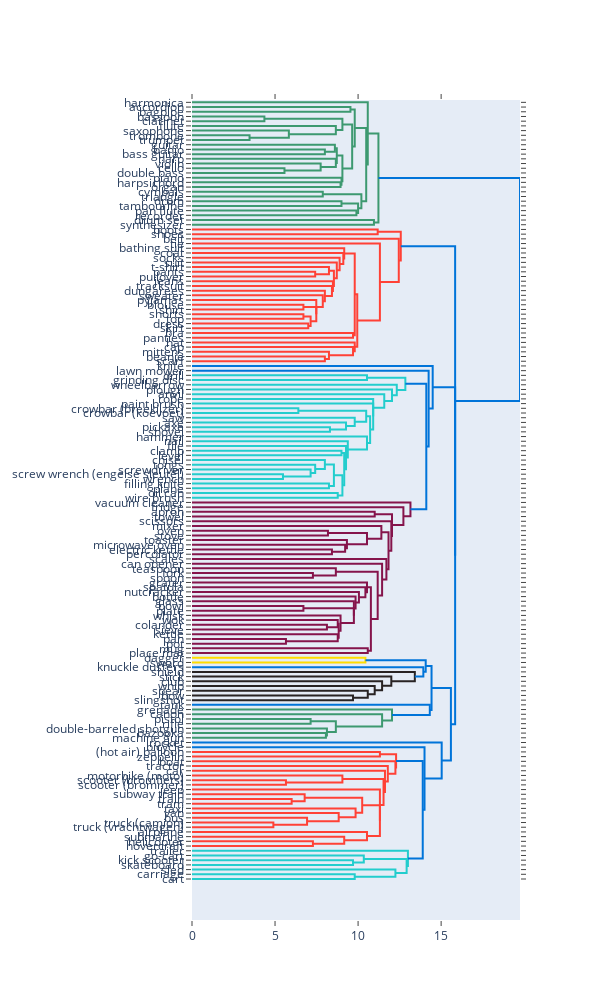

The notebook cell saved with this chart:
### Markdown cell above
## Single linkage

### Code cell
fig = ff.create_dendrogram(train_X, orientation='left', labels=train_X.index, linkagefun=lambda x: linkage(train_X, 'single'))
fig.update_layout(width=600, height=1000)
fig.show()

### Figure 1 — Plotly figure (JSON) as saved in the notebook; plotly's stock layout.template omitted (floating-point values rounded to 4 significant figures; data arrays with more than 128 entries replaced by an {"elided": "..."} marker saying what was removed)
{"data": [{"hoverinfo": "text", "marker": {"color": "rgb(61,153,112)"}, "mode": "lines", "type": "scatter", "x": [0, 9.539, 9.539, 0], "xaxis": "x", "y": [-15, -15, -25, -25], "yaxis": "y"}, {"hoverinfo": "text", "marker": {"color": "rgb(61,153,112)"}, "mode": "lines", "type": "scatter", "x": [0, 4.359, 4.359, 0], "xaxis": "x", "y": [-35, -35, -45, -45], "yaxis": "y"}, {"hoverinfo": "text", "marker": {"color": "rgb(61,153,112)"}, "mode": "lines", "type": "scatter", "x": [0, 3.464, 3.464, 0], "xaxis": "x", "y": [-75, -75, -85, -85], "yaxis": "y"}, {"hoverinfo": "text", "marker": {"color": "rgb(61,153,112)"}, "mode": "lines", "type": "scatter", "x": [0, 5.831, 5.831, 3.464], "xaxis": "x", "y": [-65, -65, -80, -80], "yaxis": "y"}, {"hoverinfo": "text", "marker": {"color": "rgb(61,153,112)"}, "mode": "lines", "type": "scatter", "x": [0, 8.66, 8.66, 5.831], "xaxis": "x", "y": [-55, -55, -72.5, -72.5], "yaxis": "y"}, {"hoverinfo": "text", "marker": {"color": "rgb(61,153,112)"}, "mode": "lines", "type": "scatter", "x": [4.359, 9.055, 9.055, 8.66], "xaxis": "x", "y": [-40, -40, -63.75, -63.75], "yaxis": "y"}, {"hoverinfo": "text", "marker": {"color": "rgb(61,153,112)"}, "mode": "lines", "type": "scatter", "x": [0, 8, 8, 0], "xaxis": "x", "y": [-105, -105, -115, -115], "yaxis": "y"}, {"hoverinfo": "text", "marker": {"color": "rgb(61,153,112)"}, "mode": "lines", "type": "scatter", "x": [0, 8.602, 8.602, 8], "xaxis": "x", "y": [-95, -95, -110, -110], "yaxis": "y"}, {"hoverinfo": "text", "marker": {"color": "rgb(61,153,112)"}, "mode": "lines", "type": "scatter", "x": [0, 5.568, 5.568, 0], "xaxis": "x", "y": [-145, -145, -155, -155], "yaxis": "y"}, {"hoverinfo": "text", "marker": {"color": "rgb(61,153,112)"}, "mode": "lines", "type": "scatter", "x": [0, 7.746, 7.746, 5.568], "xaxis": "x", "y": [-135, -135, -150, -150], "yaxis": "y"}, {"hoverinfo": "text", "marker": {"color": "rgb(61,153,112)"}, "mode": "lines", "type": "scatter", "x": [0, 8.66, 8.66, 7.746], "xaxis": "x", "y": [-125, -125, -142.5, -142.5], "yaxis": "y"}, {"hoverinfo": "text", "marker": {"color": "rgb(61,153,112)"}, "mode": "lines", "type": "scatter", "x": [8.602, 8.718, 8.718, 8.66], "xaxis": "x", "y": [-102.5, -102.5, -133.8, -133.8], "yaxis": "y"}, {"hoverinfo": "text", "marker": {"color": "rgb(61,153,112)"}, "mode": "lines", "type": "scatter", "x": [0, 8.944, 8.944, 0], "xaxis": "x", "y": [-175, -175, -185, -185], "yaxis": "y"}, {"hoverinfo": "text", "marker": {"color": "rgb(61,153,112)"}, "mode": "lines", "type": "scatter", "x": [0, 9, 9, 8.944], "xaxis": "x", "y": [-165, -165, -180, -180], "yaxis": "y"}, {"hoverinfo": "text", "marker": {"color": "rgb(61,153,112)"}, "mode": "lines", "type": "scatter", "x": [8.718, 9.055, 9.055, 9], "xaxis": "x", "y": [-118.1, -118.1, -172.5, -172.5], "yaxis": "y"}, {"hoverinfo": "text", "marker": {"color": "rgb(61,153,112)"}, "mode": "lines", "type": "scatter", "x": [9.055, 9.644, 9.644, 9.055], "xaxis": "x", "y": [-51.88, -51.88, -145.3, -145.3], "yaxis": "y"}, {"hoverinfo": "text", "marker": {"color": "rgb(61,153,112)"}, "mode": "lines", "type": "scatter", "x": [9.539, 9.798, 9.798, 9.644], "xaxis": "x", "y": [-20, -20, -98.59, -98.59], "yaxis": "y"}, {"hoverinfo": "text", "marker": {"color": "rgb(61,153,112)"}, "mode": "lines", "type": "scatter", "x": [0, 7.874, 7.874, 0], "xaxis": "x", "y": [-195, -195, -205, -205], "yaxis": "y"}, {"hoverinfo": "text", "marker": {"color": "rgb(61,153,112)"}, "mode": "lines", "type": "scatter", "x": [0, 9, 9, 0], "xaxis": "x", "y": [-215, -215, -225, -225], "yaxis": "y"}, {"hoverinfo": "text", "marker": {"color": "rgb(61,153,112)"}, "mode": "lines", "type": "scatter", "x": [0, 9.899, 9.899, 0], "xaxis": "x", "y": [-235, -235, -245, -245], "yaxis": "y"}, {"hoverinfo": "text", "marker": {"color": "rgb(61,153,112)"}, "mode": "lines", "type": "scatter", "x": [9, 10, 10, 9.899], "xaxis": "x", "y": [-220, -220, -240, -240], "yaxis": "y"}, {"hoverinfo": "text", "marker": {"color": "rgb(61,153,112)"}, "mode": "lines", "type": "scatter", "x": [7.874, 10.2, 10.2, 10], "xaxis": "x", "y": [-200, -200, -230, -230], "yaxis": "y"}, {"hoverinfo": "text", "marker": {"color": "rgb(61,153,112)"}, "mode": "lines", "type": "scatter", "x": [9.798, 10.49, 10.49, 10.2], "xaxis": "x", "y": [-59.3, -59.3, -215, -215], "yaxis": "y"}, {"hoverinfo": "text", "marker": {"color": "rgb(61,153,112)"}, "mode": "lines", "type": "scatter", "x": [0, 10.58, 10.58, 10.49], "xaxis": "x", "y": [-5, -5, -137.1, -137.1], "yaxis": "y"}, {"hoverinfo": "text", "marker": {"color": "rgb(61,153,112)"}, "mode": "lines", "type": "scatter", "x": [0, 10.95, 10.95, 0], "xaxis": "x", "y": [-255, -255, -265, -265], "yaxis": "y"}, {"hoverinfo": "text", "marker": {"color": "rgb(61,153,112)"}, "mode": "lines", "type": "scatter", "x": [10.58, 11.22, 11.22, 10.95], "xaxis": "x", "y": [-71.07, -71.07, -260, -260], "yaxis": "y"}, {"hoverinfo": "text", "marker": {"color": "rgb(255,65,54)"}, "mode": "lines", "type": "scatter", "x": [0, 11.18, 11.18, 0], "xaxis": "x", "y": [-275, -275, -285, -285], "yaxis": "y"}, {"hoverinfo": "text", "marker": {"color": "rgb(255,65,54)"}, "mode": "lines", "type": "scatter", "x": [0, 7.416, 7.416, 0], "xaxis": "x", "y": [-365, -365, -375, -375], "yaxis": "y"}, {"hoverinfo": "text", "marker": {"color": "rgb(255,65,54)"}, "mode": "lines", "type": "scatter", "x": [0, 8.246, 8.246, 7.416], "xaxis": "x", "y": [-355, -355, -370, -370], "yaxis": "y"}, {"hoverinfo": "text", "marker": {"color": "rgb(255,65,54)"}, "mode": "lines", "type": "scatter", "x": [0, 6.708, 6.708, 0], "xaxis": "x", "y": [-435, -435, -445, -445], "yaxis": "y"}, {"hoverinfo": "text", "marker": {"color": "rgb(255,65,54)"}, "mode": "lines", "type": "scatter", "x": [0, 6.708, 6.708, 0], "xaxis": "x", "y": [-455, -455, -465, -465], "yaxis": "y"}, {"hoverinfo": "text", "marker": {"color": "rgb(255,65,54)"}, "mode": "lines", "type": "scatter", "x": [0, 7, 7, 0], "xaxis": "x", "y": [-475, -475, -485, -485], "yaxis": "y"}, {"hoverinfo": "text", "marker": {"color": "rgb(255,65,54)"}, "mode": "lines", "type": "scatter", "x": [6.708, 7.141, 7.141, 7], "xaxis": "x", "y": [-460, -460, -480, -480], "yaxis": "y"}, {"hoverinfo": "text", "marker": {"color": "rgb(255,65,54)"}, "mode": "lines", "type": "scatter", "x": [6.708, 7.483, 7.483, 7.141], "xaxis": "x", "y": [-440, -440, -470, -470], "yaxis": "y"}, {"hoverinfo": "text", "marker": {"color": "rgb(255,65,54)"}, "mode": "lines", "type": "scatter", "x": [0, 7.483, 7.483, 7.483], "xaxis": "x", "y": [-425, -425, -455, -455], "yaxis": "y"}, {"hoverinfo": "text", "marker": {"color": "rgb(255,65,54)"}, "mode": "lines", "type": "scatter", "x": [0, 7.874, 7.874, 7.483], "xaxis": "x", "y": [-415, -415, -440, -440], "yaxis": "y"}, {"hoverinfo": "text", "marker": {"color": "rgb(255,65,54)"}, "mode": "lines", "type": "scatter", "x": [0, 8, 8, 7.874], "xaxis": "x", "y": [-405, -405, -427.5, -427.5], "yaxis": "y"}, {"hoverinfo": "text", "marker": {"color": "rgb(255,65,54)"}, "mode": "lines", "type": "scatter", "x": [0, 8.426, 8.426, 8], "xaxis": "x", "y": [-395, -395, -416.2, -416.2], "yaxis": "y"}, {"hoverinfo": "text", "marker": {"color": "rgb(255,65,54)"}, "mode": "lines", "type": "scatter", "x": [0, 8.485, 8.485, 8.426], "xaxis": "x", "y": [-385, -385, -405.6, -405.6], "yaxis": "y"}, {"hoverinfo": "text", "marker": {"color": "rgb(255,65,54)"}, "mode": "lines", "type": "scatter", "x": [8.246, 8.544, 8.544, 8.485], "xaxis": "x", "y": [-362.5, -362.5, -395.3, -395.3], "yaxis": "y"}, {"hoverinfo": "text", "marker": {"color": "rgb(255,65,54)"}, "mode": "lines", "type": "scatter", "x": [0, 8.718, 8.718, 8.544], "xaxis": "x", "y": [-345, -345, -378.9, -378.9], "yaxis": "y"}, {"hoverinfo": "text", "marker": {"color": "rgb(255,65,54)"}, "mode": "lines", "type": "scatter", "x": [0, 8.888, 8.888, 8.718], "xaxis": "x", "y": [-335, -335, -362.0, -362.0], "yaxis": "y"}, {"hoverinfo": "text", "marker": {"color": "rgb(255,65,54)"}, "mode": "lines", "type": "scatter", "x": [0, 9.11, 9.11, 8.888], "xaxis": "x", "y": [-325, -325, -348.5, -348.5], "yaxis": "y"}, {"hoverinfo": "text", "marker": {"color": "rgb(255,65,54)"}, "mode": "lines", "type": "scatter", "x": [0, 9.165, 9.165, 9.11], "xaxis": "x", "y": [-315, -315, -336.7, -336.7], "yaxis": "y"}, {"hoverinfo": "text", "marker": {"color": "rgb(255,65,54)"}, "mode": "lines", "type": "scatter", "x": [0, 9.695, 9.695, 0], "xaxis": "x", "y": [-495, -495, -505, -505], "yaxis": "y"}, {"hoverinfo": "text", "marker": {"color": "rgb(255,65,54)"}, "mode": "lines", "type": "scatter", "x": [9.165, 9.798, 9.798, 9.695], "xaxis": "x", "y": [-325.9, -325.9, -500, -500], "yaxis": "y"}, {"hoverinfo": "text", "marker": {"color": "rgb(255,65,54)"}, "mode": "lines", "type": "scatter", "x": [0, 8, 8, 0], "xaxis": "x", "y": [-545, -545, -555, -555], "yaxis": "y"}, {"hoverinfo": "text", "marker": {"color": "rgb(255,65,54)"}, "mode": "lines", "type": "scatter", "x": [0, 8.246, 8.246, 8], "xaxis": "x", "y": [-535, -535, -550, -550], "yaxis": "y"}, {"hoverinfo": "text", "marker": {"color": "rgb(255,65,54)"}, "mode": "lines", "type": "scatter", "x": [0, 9.695, 9.695, 8.246], "xaxis": "x", "y": [-525, -525, -542.5, -542.5], "yaxis": "y"}, {"hoverinfo": "text", "marker": {"color": "rgb(255,65,54)"}, "mode": "lines", "type": "scatter", "x": [0, 9.798, 9.798, 9.695], "xaxis": "x", "y": [-515, -515, -533.8, -533.8], "yaxis": "y"}, {"hoverinfo": "text", "marker": {"color": "rgb(255,65,54)"}, "mode": "lines", "type": "scatter", "x": [9.798, 9.95, 9.95, 9.798], "xaxis": "x", "y": [-412.9, -412.9, -524.4, -524.4], "yaxis": "y"}, {"hoverinfo": "text", "marker": {"color": "rgb(255,65,54)"}, "mode": "lines", "type": "scatter", "x": [0, 11.31, 11.31, 9.95], "xaxis": "x", "y": [-305, -305, -468.7, -468.7], "yaxis": "y"}, {"hoverinfo": "text", "marker": {"color": "rgb(255,65,54)"}, "mode": "lines", "type": "scatter", "x": [0, 12.45, 12.45, 11.31], "xaxis": "x", "y": [-295, -295, -386.8, -386.8], "yaxis": "y"}, {"hoverinfo": "text", "marker": {"color": "rgb(255,65,54)"}, "mode": "lines", "type": "scatter", "x": [11.18, 12.57, 12.57, 12.45], "xaxis": "x", "y": [-280, -280, -340.9, -340.9], "yaxis": "y"}, {"hoverinfo": "text", "marker": {"color": "rgb(35,205,205)"}, "mode": "lines", "type": "scatter", "x": [0, 10.54, 10.54, 0], "xaxis": "x", "y": [-585, -585, -595, -595], "yaxis": "y"}, {"hoverinfo": "text", "marker": {"color": "rgb(35,205,205)"}, "mode": "lines", "type": "scatter", "x": [0, 6.403, 6.403, 0], "xaxis": "x", "y": [-655, -655, -665, -665], "yaxis": "y"}, {"hoverinfo": "text", "marker": {"color": "rgb(35,205,205)"}, "mode": "lines", "type": "scatter", "x": [0, 8.307, 8.307, 0], "xaxis": "x", "y": [-695, -695, -705, -705], "yaxis": "y"}, {"hoverinfo": "text", "marker": {"color": "rgb(35,205,205)"}, "mode": "lines", "type": "scatter", "x": [0, 9.274, 9.274, 8.307], "xaxis": "x", "y": [-685, -685, -700, -700], "yaxis": "y"}, {"hoverinfo": "text", "marker": {"color": "rgb(35,205,205)"}, "mode": "lines", "type": "scatter", "x": [0, 9.798, 9.798, 9.274], "xaxis": "x", "y": [-675, -675, -692.5, -692.5], "yaxis": "y"}, {"hoverinfo": "text", "marker": {"color": "rgb(35,205,205)"}, "mode": "lines", "type": "scatter", "x": [6.403, 10.49, 10.49, 9.798], "xaxis": "x", "y": [-660, -660, -683.8, -683.8], "yaxis": "y"}, {"hoverinfo": "text", "marker": {"color": "rgb(35,205,205)"}, "mode": "lines", "type": "scatter", "x": [0, 9, 9, 0], "xaxis": "x", "y": [-745, -745, -755, -755], "yaxis": "y"}, {"hoverinfo": "text", "marker": {"color": "rgb(35,205,205)"}, "mode": "lines", "type": "scatter", "x": [0, 5.477, 5.477, 0], "xaxis": "x", "y": [-795, -795, -805, -805], "yaxis": "y"}, {"hoverinfo": "text", "marker": {"color": "rgb(35,205,205)"}, "mode": "lines", "type": "scatter", "x": [0, 7.141, 7.141, 5.477], "xaxis": "x", "y": [-785, -785, -800, -800], "yaxis": "y"}, {"hoverinfo": "text", "marker": {"color": "rgb(35,205,205)"}, "mode": "lines", "type": "scatter", "x": [0, 7.416, 7.416, 7.141], "xaxis": "x", "y": [-775, -775, -792.5, -792.5], "yaxis": "y"}, {"hoverinfo": "text", "marker": {"color": "rgb(35,205,205)"}, "mode": "lines", "type": "scatter", "x": [0, 8, 8, 7.416], "xaxis": "x", "y": [-765, -765, -783.8, -783.8], "yaxis": "y"}, {"hoverinfo": "text", "marker": {"color": "rgb(35,205,205)"}, "mode": "lines", "type": "scatter", "x": [0, 8.246, 8.246, 0], "xaxis": "x", "y": [-815, -815, -825, -825], "yaxis": "y"}, {"hoverinfo": "text", "marker": {"color": "rgb(35,205,205)"}, "mode": "lines", "type": "scatter", "x": [8, 8.544, 8.544, 8.246], "xaxis": "x", "y": [-774.4, -774.4, -820, -820], "yaxis": "y"}, {"hoverinfo": "text", "marker": {"color": "rgb(35,205,205)"}, "mode": "lines", "type": "scatter", "x": [0, 8.775, 8.775, 0], "xaxis": "x", "y": [-835, -835, -845, -845], "yaxis": "y"}, {"hoverinfo": "text", "marker": {"color": "rgb(35,205,205)"}, "mode": "lines", "type": "scatter", "x": [8.544, 9.055, 9.055, 8.775], "xaxis": "x", "y": [-797.2, -797.2, -840, -840], "yaxis": "y"}, {"hoverinfo": "text", "marker": {"color": "rgb(35,205,205)"}, "mode": "lines", "type": "scatter", "x": [9, 9.165, 9.165, 9.055], "xaxis": "x", "y": [-750, -750, -818.6, -818.6], "yaxis": "y"}, {"hoverinfo": "text", "marker": {"color": "rgb(35,205,205)"}, "mode": "lines", "type": "scatter", "x": [0, 9.274, 9.274, 9.165], "xaxis": "x", "y": [-735, -735, -784.3, -784.3], "yaxis": "y"}, {"hoverinfo": "text", "marker": {"color": "rgb(35,205,205)"}, "mode": "lines", "type": "scatter", "x": [0, 9.381, 9.381, 9.274], "xaxis": "x", "y": [-725, -725, -759.6, -759.6], "yaxis": "y"}, {"hoverinfo": "text", "marker": {"color": "rgb(35,205,205)"}, "mode": "lines", "type": "scatter", "x": [0, 10.54, 10.54, 9.381], "xaxis": "x", "y": [-715, -715, -742.3, -742.3], "yaxis": "y"}, {"hoverinfo": "text", "marker": {"color": "rgb(35,205,205)"}, "mode": "lines", "type": "scatter", "x": [10.49, 10.72, 10.72, 10.54], "xaxis": "x", "y": [-671.9, -671.9, -728.7, -728.7], "yaxis": "y"}, {"hoverinfo": "text", "marker": {"color": "rgb(35,205,205)"}, "mode": "lines", "type": "scatter", "x": [0, 10.91, 10.91, 10.72], "xaxis": "x", "y": [-645, -645, -700.3, -700.3], "yaxis": "y"}, {"hoverinfo": "text", "marker": {"color": "rgb(35,205,205)"}, "mode": "lines", "type": "scatter", "x": [0, 10.91, 10.91, 10.91], "xaxis": "x", "y": [-635, -635, -672.6, -672.6], "yaxis": "y"}, {"hoverinfo": "text", "marker": {"color": "rgb(35,205,205)"}, "mode": "lines", "type": "scatter", "x": [0, 11.58, 11.58, 10.91], "xaxis": "x", "y": [-625, -625, -653.8, -653.8], "yaxis": "y"}, {"hoverinfo": "text", "marker": {"color": "rgb(35,205,205)"}, "mode": "lines", "type": "scatter", "x": [0, 12.04, 12.04, 11.58], "xaxis": "x", "y": [-615, -615, -639.4, -639.4], "yaxis": "y"}, {"hoverinfo": "text", "marker": {"color": "rgb(35,205,205)"}, "mode": "lines", "type": "scatter", "x": [0, 12.33, 12.33, 12.04], "xaxis": "x", "y": [-605, -605, -627.2, -627.2], "yaxis": "y"}, {"hoverinfo": "text", "marker": {"color": "rgb(35,205,205)"}, "mode": "lines", "type": "scatter", "x": [10.54, 12.85, 12.85, 12.33], "xaxis": "x", "y": [-590, -590, -616.1, -616.1], "yaxis": "y"}, {"hoverinfo": "text", "marker": {"color": "rgb(133,20,75)"}, "mode": "lines", "type": "scatter", "x": [0, 11, 11, 0], "xaxis": "x", "y": [-875, -875, -885, -885], "yaxis": "y"}, {"hoverinfo": "text", "marker": {"color": "rgb(133,20,75)"}, "mode": "lines", "type": "scatter", "x": [0, 8.185, 8.185, 0], "xaxis": "x", "y": [-915, -915, -925, -925], "yaxis": "y"}, {"hoverinfo": "text", "marker": {"color": "rgb(133,20,75)"}, "mode": "lines", "type": "scatter", "x": [0, 8.426, 8.426, 0], "xaxis": "x", "y": [-955, -955, -965, -965], "yaxis": "y"}, {"hoverinfo": "text", "marker": {"color": "rgb(133,20,75)"}, "mode": "lines", "type": "scatter", "x": [0, 9.22, 9.22, 8.426], "xaxis": "x", "y": [-945, -945, -960, -960], "yaxis": "y"}, {"hoverinfo": "text", "marker": {"color": "rgb(133,20,75)"}, "mode": "lines", "type": "scatter", "x": [0, 9.327, 9.327, 9.22], "xaxis": "x", "y": [-935, -935, -952.5, -952.5], "yaxis": "y"}, {"hoverinfo": "text", "marker": {"color": "rgb(133,20,75)"}, "mode": "lines", "type": "scatter", "x": [8.185, 10.54, 10.54, 9.327], "xaxis": "x", "y": [-920, -920, -943.8, -943.8], "yaxis": "y"}, {"hoverinfo": "text", "marker": {"color": "rgb(133,20,75)"}, "mode": "lines", "type": "scatter", "x": [0, 11.4, 11.4, 10.54], "xaxis": "x", "y": [-905, -905, -931.9, -931.9], "yaxis": "y"}, {"hoverinfo": "text", "marker": {"color": "rgb(133,20,75)"}, "mode": "lines", "type": "scatter", "x": [0, 7.28, 7.28, 0], "xaxis": "x", "y": [-1005, -1005, -1015, -1015], "yaxis": "y"}, {"hoverinfo": "text", "marker": {"color": "rgb(133,20,75)"}, "mode": "lines", "type": "scatter", "x": [0, 8.66, 8.66, 7.28], "xaxis": "x", "y": [-995, -995, -1010, -1010], "yaxis": "y"}, {"hoverinfo": "text", "marker": {"color": "rgb(133,20,75)"}, "mode": "lines", "type": "scatter", "x": [0, 6.708, 6.708, 0], "xaxis": "x", "y": [-1075, -1075, -1085, -1085], "yaxis": "y"}, {"hoverinfo": "text", "marker": {"color": "rgb(133,20,75)"}, "mode": "lines", "type": "scatter", "x": [0, 8.124, 8.124, 0], "xaxis": "x", "y": [-1115, -1115, -1125, -1125], "yaxis": "y"}, {"hoverinfo": "text", "marker": {"color": "rgb(133,20,75)"}, "mode": "lines", "type": "scatter", "x": [0, 8.775, 8.775, 8.124], "xaxis": "x", "y": [-1105, -1105, -1120, -1120], "yaxis": "y"}, {"hoverinfo": "text", "marker": {"color": "rgb(133,20,75)"}, "mode": "lines", "type": "scatter", "x": [0, 5.657, 5.657, 0], "xaxis": "x", "y": [-1145, -1145, -1155, -1155], "yaxis": "y"}, {"hoverinfo": "text", "marker": {"color": "rgb(133,20,75)"}, "mode": "lines", "type": "scatter", "x": [0, 8.775, 8.775, 5.657], "xaxis": "x", "y": [-1135, -1135, -1150, -1150], "yaxis": "y"}, {"hoverinfo": "text", "marker": {"color": "rgb(133,20,75)"}, "mode": "lines", "type": "scatter", "x": [8.775, 8.832, 8.832, 8.775], "xaxis": "x", "y": [-1112.0, -1112.0, -1142.0, -1142.0], "yaxis": "y"}, {"hoverinfo": "text", "marker": {"color": "rgb(133,20,75)"}, "mode": "lines", "type": "scatter", "x": [0, 8.944, 8.944, 8.832], "xaxis": "x", "y": [-1095, -1095, -1128.0, -1128.0], "yaxis": "y"}, {"hoverinfo": "text", "marker": {"color": "rgb(133,20,75)"}, "mode": "lines", "type": "scatter", "x": [6.708, 9.747, 9.747, 8.944], "xaxis": "x", "y": [-1080, -1080, -1111.0, -1111.0], "yaxis": "y"}, {"hoverinfo": "text", "marker": {"color": "rgb(133,20,75)"}, "mode": "lines", "type": "scatter", "x": [0, 9.747, 9.747, 9.747], "xaxis": "x", "y": [-1065, -1065, -1096.0, -1096.0], "yaxis": "y"}, {"hoverinfo": "text", "marker": {"color": "rgb(133,20,75)"}, "mode": "lines", "type": "scatter", "x": [0, 9.849, 9.849, 9.747], "xaxis": "x", "y": [-1055, -1055, -1080.0, -1080.0], "yaxis": "y"}, {"hoverinfo": "text", "marker": {"color": "rgb(133,20,75)"}, "mode": "lines", "type": "scatter", "x": [0, 10.05, 10.05, 9.849], "xaxis": "x", "y": [-1045, -1045, -1068.0, -1068.0], "yaxis": "y"}, {"hoverinfo": "text", "marker": {"color": "rgb(133,20,75)"}, "mode": "lines", "type": "scatter", "x": [0, 10.44, 10.44, 10.05], "xaxis": "x", "y": [-1035, -1035, -1056.0, -1056.0], "yaxis": "y"}, {"hoverinfo": "text", "marker": {"color": "rgb(133,20,75)"}, "mode": "lines", "type": "scatter", "x": [0, 10.54, 10.54, 10.44], "xaxis": "x", "y": [-1025, -1025, -1046.0, -1046.0], "yaxis": "y"}, {"hoverinfo": "text", "marker": {"color": "rgb(133,20,75)"}, "mode": "lines", "type": "scatter", "x": [0, 10.58, 10.58, 0], "xaxis": "x", "y": [-1165, -1165, -1175, -1175], "yaxis": "y"}, {"hoverinfo": "text", "marker": {"color": "rgb(133,20,75)"}, "mode": "lines", "type": "scatter", "x": [10.54, 10.77, 10.77, 10.58], "xaxis": "x", "y": [-1035.0, -1035.0, -1170, -1170], "yaxis": "y"}, {"hoverinfo": "text", "marker": {"color": "rgb(133,20,75)"}, "mode": "lines", "type": "scatter", "x": [8.66, 11.18, 11.18, 10.77], "xaxis": "x", "y": [-1002.0, -1002.0, -1103.0, -1103.0], "yaxis": "y"}, {"hoverinfo": "text", "marker": {"color": "rgb(133,20,75)"}, "mode": "lines", "type": "scatter", "x": [0, 11.45, 11.45, 11.18], "xaxis": "x", "y": [-985, -985, -1053.0, -1053.0], "yaxis": "y"}, {"hoverinfo": "text", "marker": {"color": "rgb(133,20,75)"}, "mode": "lines", "type": "scatter", "x": [0, 11.7, 11.7, 11.45], "xaxis": "x", "y": [-975, -975, -1019.0, -1019.0], "yaxis": "y"}, {"hoverinfo": "text", "marker": {"color": "rgb(133,20,75)"}, "mode": "lines", "type": "scatter", "x": [11.4, 11.83, 11.83, 11.7], "xaxis": "x", "y": [-918.4, -918.4, -996.9, -996.9], "yaxis": "y"}, {"hoverinfo": "text", "marker": {"color": "rgb(133,20,75)"}, "mode": "lines", "type": "scatter", "x": [0, 12, 12, 11.83], "xaxis": "x", "y": [-895, -895, -957.7, -957.7], "yaxis": "y"}, {"hoverinfo": "text", "marker": {"color": "rgb(133,20,75)"}, "mode": "lines", "type": "scatter", "x": [11, 12.04, 12.04, 12], "xaxis": "x", "y": [-880, -880, -926.3, -926.3], "yaxis": "y"}, {"hoverinfo": "text", "marker": {"color": "rgb(133,20,75)"}, "mode": "lines", "type": "scatter", "x": [0, 12.73, 12.73, 12.04], "xaxis": "x", "y": [-865, -865, -903.2, -903.2], "yaxis": "y"}, {"hoverinfo": "text", "marker": {"color": "rgb(133,20,75)"}, "mode": "lines", "type": "scatter", "x": [0, 13.15, 13.15, 12.73], "xaxis": "x", "y": [-855, -855, -884.1, -884.1], "yaxis": "y"}, {"hoverinfo": "text", "marker": {"color": "rgb(0,116,217)"}, "mode": "lines", "type": "scatter", "x": [12.85, 14.11, 14.11, 13.15], "xaxis": "x", "y": [-603.1, -603.1, -869.5, -869.5], "yaxis": "y"}, {"hoverinfo": "text", "marker": {"color": "rgb(0,116,217)"}, "mode": "lines", "type": "scatter", "x": [0, 14.25, 14.25, 14.11], "xaxis": "x", "y": [-575, -575, -736.3, -736.3], "yaxis": "y"}, {"hoverinfo": "text", "marker": {"color": "rgb(0,116,217)"}, "mode": "lines", "type": "scatter", "x": [0, 14.49, 14.49, 14.25], "xaxis": "x", "y": [-565, -565, -655.6, -655.6], "yaxis": "y"}, {"hoverinfo": "text", "marker": {"color": "rgb(255,220,0)"}, "mode": "lines", "type": "scatter", "x": [0, 10.44, 10.44, 0], "xaxis": "x", "y": [-1185, -1185, -1195, -1195], "yaxis": "y"}, {"hoverinfo": "text", "marker": {"color": "rgb(40,35,35)"}, "mode": "lines", "type": "scatter", "x": [0, 9.695, 9.695, 0], "xaxis": "x", "y": [-1265, -1265, -1275, -1275], "yaxis": "y"}, {"hoverinfo": "text", "marker": {"color": "rgb(40,35,35)"}, "mode": "lines", "type": "scatter", "x": [0, 10.58, 10.58, 9.695], "xaxis": "x", "y": [-1255, -1255, -1270, -1270], "yaxis": "y"}, {"hoverinfo": "text", "marker": {"color": "rgb(40,35,35)"}, "mode": "lines", "type": "scatter", "x": [0, 11, 11, 10.58], "xaxis": "x", "y": [-1245, -1245, -1262.0, -1262.0], "yaxis": "y"}, {"hoverinfo": "text", "marker": {"color": "rgb(40,35,35)"}, "mode": "lines", "type": "scatter", "x": [0, 11.45, 11.45, 11], "xaxis": "x", "y": [-1235, -1235, -1254.0, -1254.0], "yaxis": "y"}, {"hoverinfo": "text", "marker": {"color": "rgb(40,35,35)"}, "mode": "lines", "type": "scatter", "x": [0, 12, 12, 11.45], "xaxis": "x", "y": [-1225, -1225, -1244.0, -1244.0], "yaxis": "y"}, {"hoverinfo": "text", "marker": {"color": "rgb(40,35,35)"}, "mode": "lines", "type": "scatter", "x": [0, 13.42, 13.42, 12], "xaxis": "x", "y": [-1215, -1215, -1235.0, -1235.0], "yaxis": "y"}, {"hoverinfo": "text", "marker": {"color": "rgb(0,116,217)"}, "mode": "lines", "type": "scatter", "x": [0, 13.93, 13.93, 13.42], "xaxis": "x", "y": [-1205, -1205, -1225.0, -1225.0], "yaxis": "y"}, {"hoverinfo": "text", "marker": {"color": "rgb(0,116,217)"}, "mode": "lines", "type": "scatter", "x": [10.44, 14.07, 14.07, 13.93], "xaxis": "x", "y": [-1190, -1190, -1215.0, -1215.0], "yaxis": "y"}, {"hoverinfo": "text", "marker": {"color": "rgb(61,153,112)"}, "mode": "lines", "type": "scatter", "x": [0, 7.141, 7.141, 0], "xaxis": "x", "y": [-1315, -1315, -1325, -1325], "yaxis": "y"}, {"hoverinfo": "text", "marker": {"color": "rgb(61,153,112)"}, "mode": "lines", "type": "scatter", "x": [0, 8.062, 8.062, 0], "xaxis": "x", "y": [-1345, -1345, -1355, -1355], "yaxis": "y"}, {"hoverinfo": "text", "marker": {"color": "rgb(61,153,112)"}, "mode": "lines", "type": "scatter", "x": [0, 8.124, 8.124, 8.062], "xaxis": "x", "y": [-1335, -1335, -1350, -1350], "yaxis": "y"}, {"hoverinfo": "text", "marker": {"color": "rgb(61,153,112)"}, "mode": "lines", "type": "scatter", "x": [7.141, 8.66, 8.66, 8.124], "xaxis": "x", "y": [-1320, -1320, -1342.0, -1342.0], "yaxis": "y"}, {"hoverinfo": "text", "marker": {"color": "rgb(61,153,112)"}, "mode": "lines", "type": "scatter", "x": [0, 11.45, 11.45, 8.66], "xaxis": "x", "y": [-1305, -1305, -1331.0, -1331.0], "yaxis": "y"}, {"hoverinfo": "text", "marker": {"color": "rgb(61,153,112)"}, "mode": "lines", "type": "scatter", "x": [0, 12.04, 12.04, 11.45], "xaxis": "x", "y": [-1295, -1295, -1318.0, -1318.0], "yaxis": "y"}, {"hoverinfo": "text", "marker": {"color": "rgb(0,116,217)"}, "mode": "lines", "type": "scatter", "x": [0, 14.32, 14.32, 12.04], "xaxis": "x", "y": [-1285, -1285, -1307.0, -1307.0], "yaxis": "y"}, {"hoverinfo": "text", "marker": {"color": "rgb(0,116,217)"}, "mode": "lines", "type": "scatter", "x": [14.07, 14.42, 14.42, 14.32], "xaxis": "x", "y": [-1202.0, -1202.0, -1296.0, -1296.0], "yaxis": "y"}, {"hoverinfo": "text", "marker": {"color": "rgb(255,65,54)"}, "mode": "lines", "type": "scatter", "x": [0, 11.31, 11.31, 0], "xaxis": "x", "y": [-1385, -1385, -1395, -1395], "yaxis": "y"}, {"hoverinfo": "text", "marker": {"color": "rgb(255,65,54)"}, "mode": "lines", "type": "scatter", "x": [0, 5.657, 5.657, 0], "xaxis": "x", "y": [-1445, -1445, -1455, -1455], "yaxis": "y"}, {"hoverinfo": "text", "marker": {"color": "rgb(255,65,54)"}, "mode": "lines", "type": "scatter", "x": [0, 9.055, 9.055, 5.657], "xaxis": "x", "y": [-1435, -1435, -1450, -1450], "yaxis": "y"}, {"hoverinfo": "text", "marker": {"color": "rgb(255,65,54)"}, "mode": "lines", "type": "scatter", "x": [0, 6, 6, 0], "xaxis": "x", "y": [-1485, -1485, -1495, -1495], "yaxis": "y"}, {"hoverinfo": "text", "marker": {"color": "rgb(255,65,54)"}, "mode": "lines", "type": "scatter", "x": [0, 6.782, 6.782, 6], "xaxis": "x", "y": [-1475, -1475, -1490, -1490], "yaxis": "y"}, {"hoverinfo": "text", "marker": {"color": "rgb(255,65,54)"}, "mode": "lines", "type": "scatter", "x": [0, 4.899, 4.899, 0], "xaxis": "x", "y": [-1535, -1535, -1545, -1545], "yaxis": "y"}, {"hoverinfo": "text", "marker": {"color": "rgb(255,65,54)"}, "mode": "lines", "type": "scatter", "x": [0, 6.928, 6.928, 4.899], "xaxis": "x", "y": [-1525, -1525, -1540, -1540], "yaxis": "y"}, {"hoverinfo": "text", "marker": {"color": "rgb(255,65,54)"}, "mode": "lines", "type": "scatter", "x": [0, 8.832, 8.832, 6.928], "xaxis": "x", "y": [-1515, -1515, -1532.0, -1532.0], "yaxis": "y"}, {"hoverinfo": "text", "marker": {"color": "rgb(255,65,54)"}, "mode": "lines", "type": "scatter", "x": [0, 9.849, 9.849, 8.832], "xaxis": "x", "y": [-1505, -1505, -1524.0, -1524.0], "yaxis": "y"}, {"hoverinfo": "text", "marker": {"color": "rgb(255,65,54)"}, "mode": "lines", "type": "scatter", "x": [6.782, 10.25, 10.25, 9.849], "xaxis": "x", "y": [-1482.0, -1482.0, -1514.0, -1514.0], "yaxis": "y"}, {"hoverinfo": "text", "marker": {"color": "rgb(255,65,54)"}, "mode": "lines", "type": "scatter", "x": [0, 7.28, 7.28, 0], "xaxis": "x", "y": [-1575, -1575, -1585, -1585], "yaxis": "y"}, {"hoverinfo": "text", "marker": {"color": "rgb(255,65,54)"}, "mode": "lines", "type": "scatter", "x": [0, 9.165, 9.165, 7.28], "xaxis": "x", "y": [-1565, -1565, -1580, -1580], "yaxis": "y"}, {"hoverinfo": "text", "marker": {"color": "rgb(255,65,54)"}, "mode": "lines", "type": "scatter", "x": [0, 10.54, 10.54, 9.165], "xaxis": "x", "y": [-1555, -1555, -1572.0, -1572.0], "yaxis": "y"}, {"hoverinfo": "text", "marker": {"color": "rgb(255,65,54)"}, "mode": "lines", "type": "scatter", "x": [10.25, 11.31, 11.31, 10.54], "xaxis": "x", "y": [-1498.0, -1498.0, -1564.0, -1564.0], "yaxis": "y"}, {"hoverinfo": "text", "marker": {"color": "rgb(255,65,54)"}, "mode": "lines", "type": "scatter", "x": [0, 11.31, 11.31, 11.31], "xaxis": "x", "y": [-1465, -1465, -1531.0, -1531.0], "yaxis": "y"}, {"hoverinfo": "text", "marker": {"color": "rgb(255,65,54)"}, "mode": "lines", "type": "scatter", "x": [9.055, 11.53, 11.53, 11.31], "xaxis": "x", "y": [-1442.0, -1442.0, -1498.0, -1498.0], "yaxis": "y"}, {"hoverinfo": "text", "marker": {"color": "rgb(255,65,54)"}, "mode": "lines", "type": "scatter", "x": [0, 11.62, 11.62, 11.53], "xaxis": "x", "y": [-1425, -1425, -1470.0, -1470.0], "yaxis": "y"}, {"hoverinfo": "text", "marker": {"color": "rgb(255,65,54)"}, "mode": "lines", "type": "scatter", "x": [0, 11.79, 11.79, 11.62], "xaxis": "x", "y": [-1415, -1415, -1448.0, -1448.0], "yaxis": "y"}, {"hoverinfo": "text", "marker": {"color": "rgb(255,65,54)"}, "mode": "lines", "type": "scatter", "x": [0, 12.25, 12.25, 11.79], "xaxis": "x", "y": [-1405, -1405, -1431.0, -1431.0], "yaxis": "y"}, {"hoverinfo": "text", "marker": {"color": "rgb(255,65,54)"}, "mode": "lines", "type": "scatter", "x": [11.31, 12.29, 12.29, 12.25], "xaxis": "x", "y": [-1390, -1390, -1418.0, -1418.0], "yaxis": "y"}, {"hoverinfo": "text", "marker": {"color": "rgb(35,205,205)"}, "mode": "lines", "type": "scatter", "x": [0, 9.695, 9.695, 0], "xaxis": "x", "y": [-1615, -1615, -1625, -1625], "yaxis": "y"}, {"hoverinfo": "text", "marker": {"color": "rgb(35,205,205)"}, "mode": "lines", "type": "scatter", "x": [0, 10.34, 10.34, 9.695], "xaxis": "x", "y": [-1605, -1605, -1620, -1620], "yaxis": "y"}, {"hoverinfo": "text", "marker": {"color": "rgb(35,205,205)"}, "mode": "lines", "type": "scatter", "x": [0, 9.798, 9.798, 0], "xaxis": "x", "y": [-1645, -1645, -1655, -1655], "yaxis": "y"}, {"hoverinfo": "text", "marker": {"color": "rgb(35,205,205)"}, "mode": "lines", "type": "scatter", "x": [0, 12.25, 12.25, 9.798], "xaxis": "x", "y": [-1635, -1635, -1650, -1650], "yaxis": "y"}, {"hoverinfo": "text", "marker": {"color": "rgb(35,205,205)"}, "mode": "lines", "type": "scatter", "x": [10.34, 12.92, 12.92, 12.25], "xaxis": "x", "y": [-1612.0, -1612.0, -1642.0, -1642.0], "yaxis": "y"}, {"hoverinfo": "text", "marker": {"color": "rgb(35,205,205)"}, "mode": "lines", "type": "scatter", "x": [0, 13, 13, 12.92], "xaxis": "x", "y": [-1595, -1595, -1628.0, -1628.0], "yaxis": "y"}, {"hoverinfo": "text", "marker": {"color": "rgb(0,116,217)"}, "mode": "lines", "type": "scatter", "x": [12.29, 13.89, 13.89, 13], "xaxis": "x", "y": [-1404.0, -1404.0, -1611.0, -1611.0], "yaxis": "y"}, {"hoverinfo": "text", "marker": {"color": "rgb(0,116,217)"}, "mode": "lines", "type": "scatter", "x": [0, 14, 14, 13.89], "xaxis": "x", "y": [-1375, -1375, -1508.0, -1508.0], "yaxis": "y"}, {"hoverinfo": "text", "marker": {"color": "rgb(0,116,217)"}, "mode": "lines", "type": "scatter", "x": [0, 15.03, 15.03, 14], "xaxis": "x", "y": [-1365, -1365, -1441.0, -1441.0], "yaxis": "y"}, {"hoverinfo": "text", "marker": {"color": "rgb(0,116,217)"}, "mode": "lines", "type": "scatter", "x": [14.42, 15.59, 15.59, 15.03], "xaxis": "x", "y": [-1249.0, -1249.0, -1403.0, -1403.0], "yaxis": "y"}, {"hoverinfo": "text", "marker": {"color": "rgb(0,116,217)"}, "mode": "lines", "type": "scatter", "x": [14.49, 15.84, 15.84, 15.59], "xaxis": "x", "y": [-610.3, -610.3, -1326.0, -1326.0], "yaxis": "y"}, {"hoverinfo": "text", "marker": {"color": "rgb(0,116,217)"}, "mode": "lines", "type": "scatter", "x": [12.57, 15.84, 15.84, 15.84], "xaxis": "x", "y": [-310.5, -310.5, -968.2, -968.2], "yaxis": "y"}, {"hoverinfo": "text", "marker": {"color": "rgb(0,116,217)"}, "mode": "lines", "type": "scatter", "x": [11.22, 19.75, 19.75, 15.84], "xaxis": "x", "y": [-165.5, -165.5, -639.3, -639.3], "yaxis": "y"}], "layout": {"autosize": false, "height": 1000, "hovermode": "closest", "showlegend": false, "width": 600, "xaxis": {"mirror": "allticks", "rangemode": "tozero", "showgrid": false, "showline": true, "showticklabels": true, "ticks": "outside", "type": "linear", "zeroline": false}, "yaxis": {"mirror": "allticks", "rangemode": "tozero", "showgrid": false, "showline": true, "showticklabels": true, "tickmode": "array", "ticks": "outside", "ticktext": {"elided": "166 str values"}, "tickvals": {"elided": "166 int values"}, "type": "linear", "zeroline": false}}}
